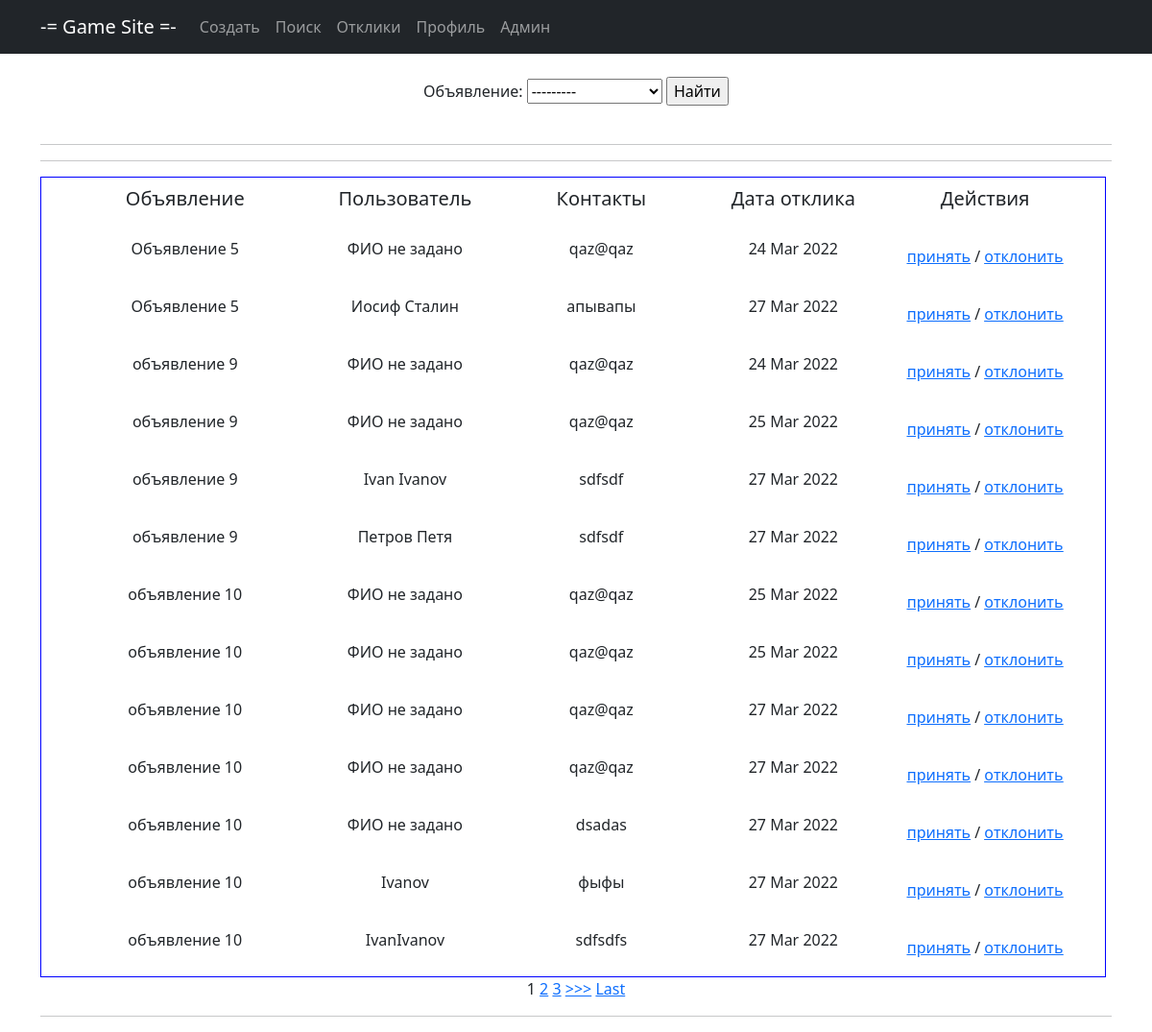
Before: /response/ (signed in) with the older database file.
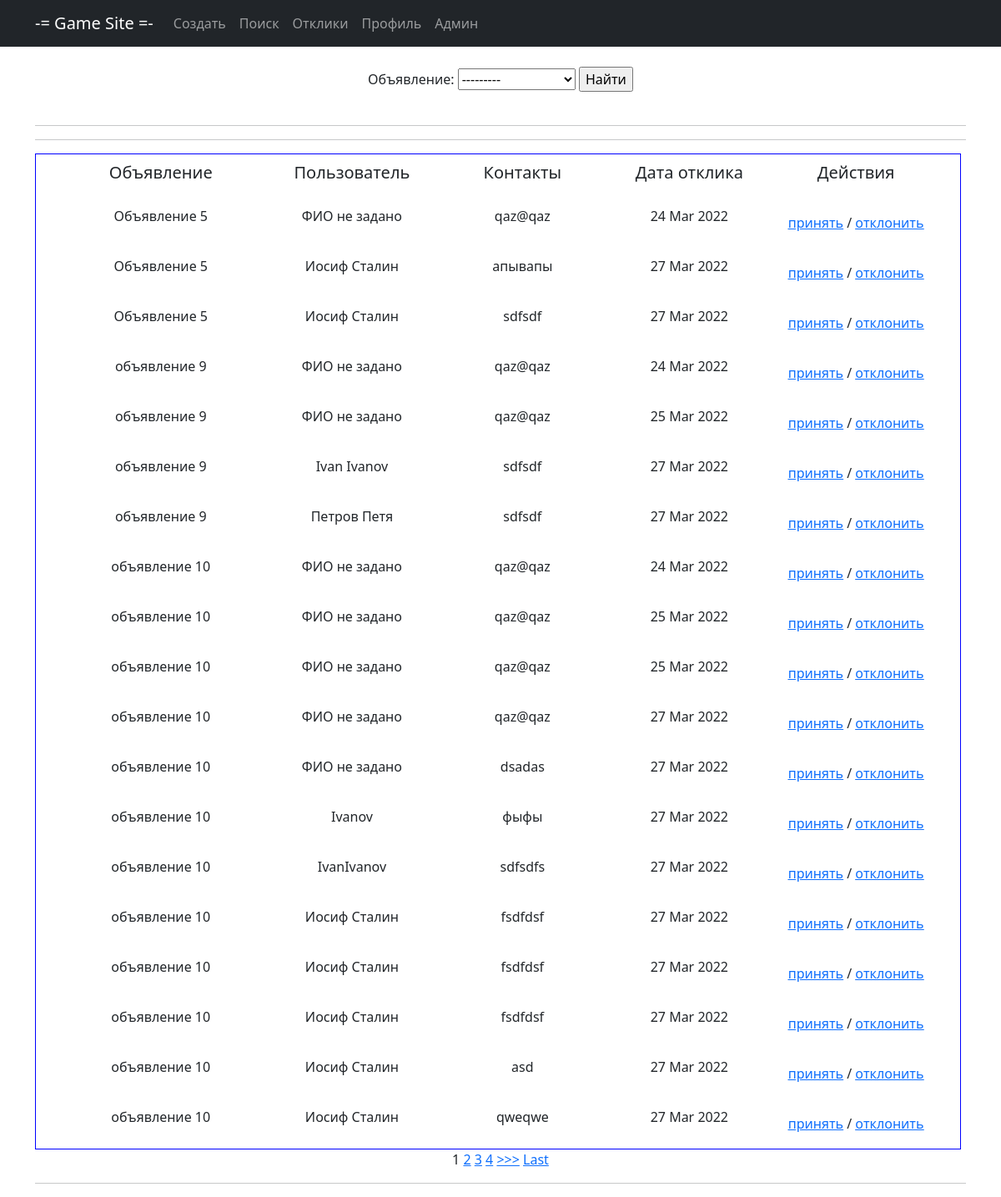
After: the same page with the newer database file.
### main/models.py (models this page shows, shortened)
class Response(models.Model):
    note = models.ForeignKey(Note, on_delete=models.CASCADE, verbose_name='Объявление')
    user_response = models.ForeignKey(User, on_delete=models.CASCADE, verbose_name='id_автора_отклика')
    user_fio = models.CharField(max_length=64, default="ФИО не задано", verbose_name='ФИО_автора_объявления')
    content = models.TextField(verbose_name='Контент отклика')
    datetime = models.DateTimeField(auto_now_add=True, verbose_name='Дата отклика')
    status = models.BooleanField(default=False, verbose_name='Статус отклика')

class Note(models.Model):
    title = models.CharField(max_length=128, verbose_name='Название')
    content = RichTextUploadingField(verbose_name='Контент')
    datetime = models.DateTimeField(auto_now_add=True, verbose_name='Дата создания')
    user = models.ForeignKey(User, blank=True, null=True, on_delete=models.CASCADE, verbose_name='Пользователь')
    category = models.ForeignKey(Category, on_delete=models.CASCADE, verbose_name='Категория')
    def __str__(self):
        return f'{self.title}'

### main/views.py (the view)
# urls.py: path('response/', ResponseList.as_view(), name='response'),
class ResponseList(ListView):
    template_name = 'user_response.html'
    context_object_name = 'responses'
    ordering = ['-datetime']
    paginate_by = 5
    def get_queryset(self, **kwargs):
        user_id = self.request.user.id
        return Response.objects.filter(note__user=user_id).filter(status=False)
    def get_context_data(self, **kwargs):
        context = super().get_context_data(**kwargs)
        context['filter'] = ResponseFilter(self.request.GET, queryset=self.get_queryset())
        return context

### templates/user_response.html (shortened to what this page needs)
{% extends 'static/default.html' %}
{% block content %}
<br>
<form method="GET">
    {{ filter.form }}
    <input type="submit" value="Найти">
</form><br>
<hr>
<hr>
<table cellspacing="5" cellpadding="10" border="1"
       style=" border-spacing : 10px; border-color : blue; border-style: solid;" bgcolor="FFFFFF">
    <tr>
        <td width="300">
            <h5>Объявление</h5>
        </td>
        <td width="100">
            <h5>Пользователь</h5>
        </td>
        <td width="250">
            <h5>Контакты</h5>
        </td>
        <td width="150">
            <h5>Дата отклика</h5>
        </td>
        <td width="250">
            <h5>Действия</h5>
        </td>
    </tr>
    {% for response in filter.qs %}
    <tr>
        <td>
            <p align="center">{{ response.note }}</p>
        </td>
        <td>
            <p align="center">{{ response.user_fio }}</p>
        </td>
        <td>
            <p align="center">{{ response.content }}</p>
        </td>
        <td>
            <p align="center">{{ response.datetime | date:"d M Y" }}</p>
        </td>
        <td>
            <a href="{% url 'accept' response.id %}"><u>принять</u></a>
            /
            <a href="{% url 'remove' response.id %}"><u>отклонить</u></a>
        </td>
    </tr>
    {% endfor %}
</table>
{% if is_paginated %}
{% for num in page_obj.paginator.page_range %}
{% if page_obj.number == num %}
<a>{{ num }}</a>
{% elif num > page_obj.number|add:'-5' and num < page_obj.number|add:'5' %}
<a href="?page={{ num }}">{{ num }}</a>
{% endif %}
{% endfor %}
{% if page_obj.has_next %}
<a href="?page={{ page_obj.next_page_number }}">>>></a>
<a href="?page={{ page_obj.paginator.num_pages }}">Last</a>
{% endif %}
{% endif %}
<br>
<hr>
{% endblock content %}

Changed rows visible on the page:
no longer on this page (row edited): Response: note "объявление 10", user_fio "ФИО не задано", content "qaz@qaz", datetime "27 Mar 2022"
added Response: note "Объявление 5", user_fio "Иосиф Сталин", content "sdfsdf", datetime "27 Mar 2022"
now on this page (row edited): Response: note "объявление 10", user_fio "ФИО не задано", content "qaz@qaz", datetime "24 Mar 2022"
added Response: note "объявление 10", user_fio "Иосиф Сталин", content "fsdfdsf", datetime "27 Mar 2022"
added Response: note "объявление 10", user_fio "Иосиф Сталин", content "fsdfdsf", datetime "27 Mar 2022"
added Response: note "объявление 10", user_fio "Иосиф Сталин", content "fsdfdsf", datetime "27 Mar 2022"
added Response: note "объявление 10", user_fio "Иосиф Сталин", content "asd", datetime "27 Mar 2022"
added Response: note "объявление 10", user_fio "Иосиф Сталин", content "qweqwe", datetime "27 Mar 2022"
Other visible differences:
new list line: "4"
